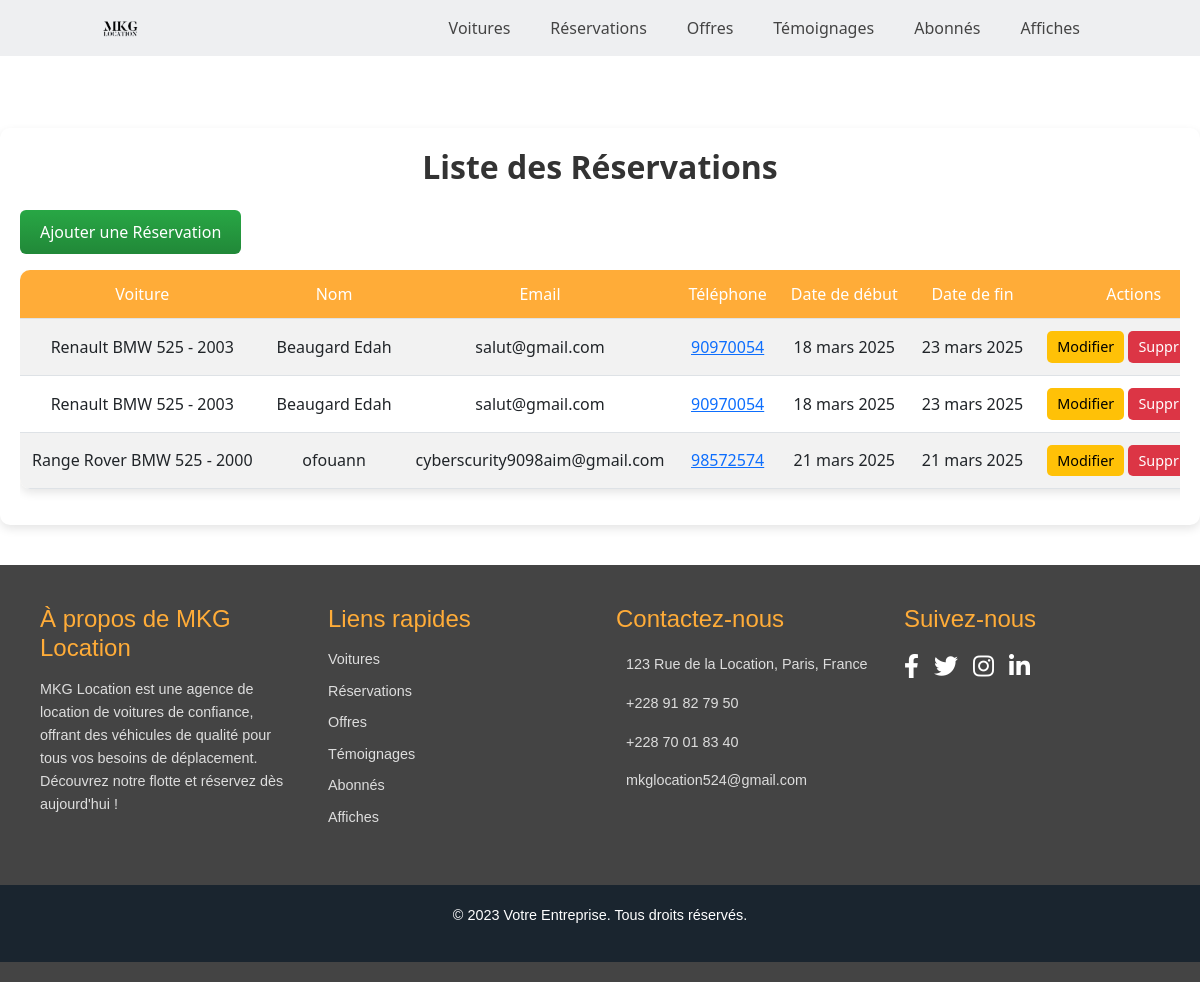
/reservations/, run on an earlier commit of the app's database.
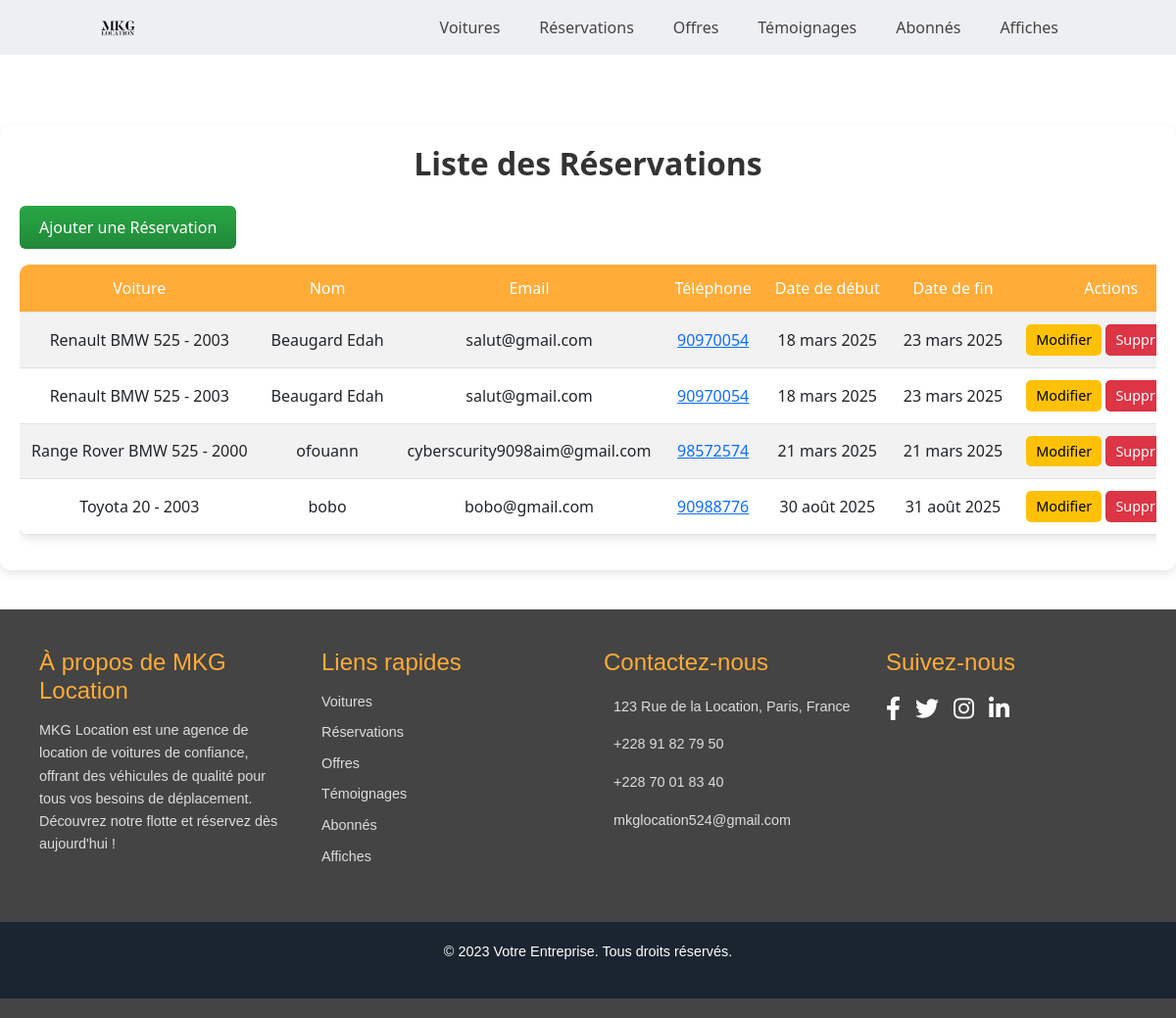
And on a later commit of the database.
### vehicules/models.py (models this page shows, shortened)
class Reservation(models.Model):
    voiture = models.ForeignKey(Voiture, on_delete=models.CASCADE)  # Référence à la voiture réservée
    nom = models.CharField(max_length=255)
    email = models.EmailField()
    telephone = models.CharField(max_length=15)
    date_debut = models.DateField()
    date_fin = models.DateField()

class Voiture(models.Model):
    MARQUES = [
        ('BMW', 'BMW'),
        ('Mercedes', 'Mercedes-Benz'),
        ('Audi', 'Audi'),
        ('Range Rover', 'Range Rover'),
        ('Toyota', 'Toyota'),
        ('Peugeot', 'Peugeot'),
        ('Renault', 'Renault'),
    ]
    marque = models.CharField(max_length=50, choices=MARQUES, verbose_name="Marque")
    modele = models.CharField(max_length=100, verbose_name="Modèle")
    annee = models.IntegerField(verbose_name="Année")
    prix_jour = models.DecimalField(max_digits=10, decimal_places=2, verbose_name="Prix par jour (Fcfa)")
    prix_mois = models.DecimalField(max_digits=10, decimal_places=2, verbose_name="Prix par mois (Fcfa)")
    image = models.ImageField(upload_to='voitures/')  # Assure-toi d'avoir upload_to !
    def __str__(self):
        return f"{self.marque} {self.modele} - {self.annee}"

### vehicules/views.py (the view)
# urls.py: path('reservations/', views.liste_reservations, name='liste_reservations'),
def liste_reservations(request):
    reservations = Reservation.objects.all()
    return render(request, 'dashboard/reservation/liste_reservations.html', {'reservations': reservations})

### vehicules/templates/dashboard/reservation/liste_reservations.html (shortened to what the changed rows need)
{% load static %}
<!DOCTYPE html>
<html lang="fr">
<head>
    <link href="https://cdn.jsdelivr.net/npm/bootstrap@5.3.0/dist/css/bootstrap.min.css" rel="stylesheet">
    <link href="https://cdnjs.cloudflare.com/ajax/libs/font-awesome/6.0.0-beta3/css/all.min.css" rel="stylesheet">
</head>
<body>
    <main>
        <div class="container mt-5">
            <h1 class="mb-4">Liste des Réservations</h1>
            <div class="table-responsive">
                <table class="table table-striped table-hover">
                    <thead>
                        <tr>
                            <th>Voiture</th>
                            <th>Nom</th>
                            <th>Email</th>
                            <th>Téléphone</th>
                            <th>Date de début</th>
                            <th>Date de fin</th>
                            <th>Actions</th>
                        </tr>
                    </thead>
                    <tbody>
                        {% for reservation in reservations %}
                        <tr>
                            <td>{{ reservation.voiture }}</td>
                            <td>{{ reservation.nom }}</td>
                            <td>{{ reservation.email }}</td>
                            <td>
                                <a href="https://wa.me/{{ reservation.telephone }}" target="_blank">
                                    {{ reservation.telephone }}
                                </a>
                            </td>
                            <td>{{ reservation.date_debut }}</td>
                            <td>{{ reservation.date_fin }}</td>
                            <td>
                                <a href="{% url 'modifier_reservation' reservation.id %}" class="btn btn-warning btn-sm">Modifier</a>
                                <a href="{% url 'supprimer_reservation' reservation.id %}" class="btn btn-danger btn-sm">Supprimer</a>
                            </td>
                        </tr>
                        {% endfor %}
                    </tbody>
                </table>
            </div>
        </div>
    </main>
</body>
</html>

What changed in the data, as far as the page shows it:
added Reservation: voiture "Toyota 20 - 2003", nom "bobo", email "bobo@gmail.com", telephone "90988776", date_debut "30 août 2025", date_fin "31 août 2025"
